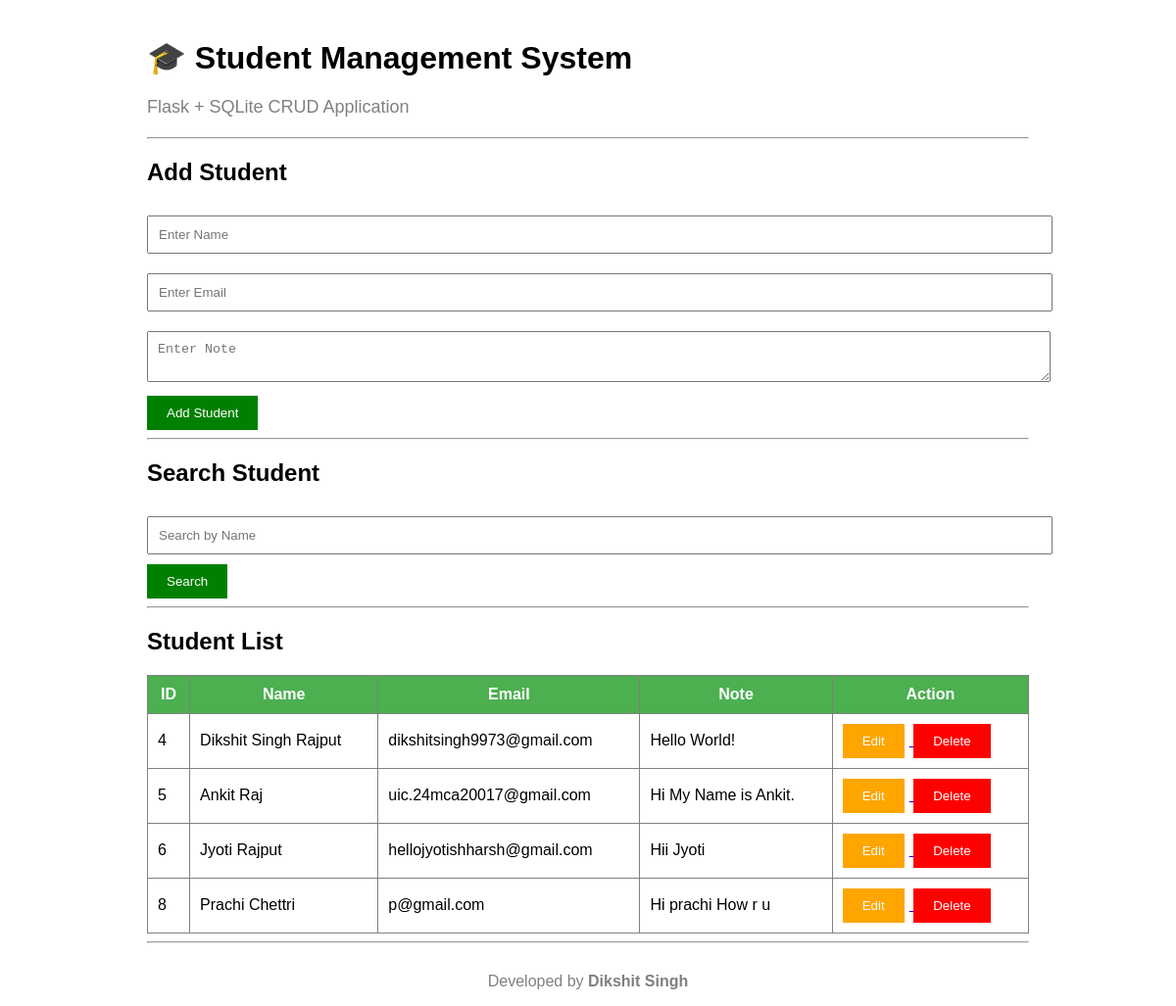
The page / on the database its author committed.
### tables this page shows
CREATE TABLE students(
            id INTEGER PRIMARY KEY AUTOINCREMENT,
            name TEXT NOT NULL,
            email TEXT NOT NULL,
            note TEXT NOT NULL
        );

### app.py (the view)
@app.route("/")
def home():
    search = request.args.get("search", "")
    conn = sqlite3.connect("database.db")
    cursor = conn.cursor()
    if search:
        cursor.execute(
            "SELECT * FROM students WHERE name LIKE ?",
            ('%' + search + '%',)
        )
    else:
        cursor.execute("SELECT * FROM students")
    students = cursor.fetchall()
    conn.close()
    return render_template(
        "index.html",
        students=students,
        search=search
    )

### templates/index.html (shortened to what this page needs)
<!DOCTYPE html>
<html lang="en">
<head>
    <link rel="stylesheet"
          href="{{ url_for('static', filename='style.css') }}">
</head>
<body>
    <h1>🎓 Student Management System</h1>
    <p class="subtitle">
        Flask + SQLite CRUD Application
    </p>
    <hr>
    <h2>Add Student</h2>
    <form action="/add" method="POST">
        <input
            type="text"
            name="name"
            placeholder="Enter Name"
            required>
        <input
            type="email"
            name="email"
            placeholder="Enter Email"
            required>
        <textarea
            name="note"
            placeholder="Enter Note"
            required></textarea>
        <button type="submit">
            Add Student
        </button>
    </form>
    <hr>
    <h2>Search Student</h2>
    <form method="GET">
        <input
            type="text"
            name="search"
            placeholder="Search by Name"
            value="{{ search }}">
        <button type="submit">
            Search
        </button>
    </form>
    <hr>
    <h2>Student List</h2>
    <table>
        <tr>
            <th>ID</th>
            <th>Name</th>
            <th>Email</th>
            <th>Note</th>
            <th>Action</th>
        </tr>
        {% for student in students %}
        <tr>
            <td>{{ student[0] }}</td>
            <td>{{ student[1] }}</td>
            <td>{{ student[2] }}</td>
            <td>{{ student[3] }}</td>
            <td>
                <a href="/edit/{{ student[0] }}">
                    <button type="button" class="edit">
                        Edit
                    </button>
                </a>
                <a href="/delete/{{ student[0] }}"
                   onclick="return confirm('Are you sure you want to delete this student?');">
                    <button type="button" class="delete">
                        Delete
                    </button>
                </a>
            </td>
        </tr>
        {% endfor %}
    </table>
    <hr>
    <footer>
        <p>
            Developed by <strong>Dikshit Singh</strong>
        </p>
    </footer>
</body>
</html>

### static/style.css (style rules this page uses)
body { font-family:Arial; width:900px; margin:auto; margin-top:40px; }
input, textarea { width:100%; padding:10px; margin-top:10px; margin-bottom:10px; }
button { padding:10px 20px; background:green; color:white; border:none; cursor:pointer; }
table { width:100%; border-collapse:collapse; margin-top:20px; }
table, th, td { border:1px solid gray; }
th { background:#4CAF50; color:white; padding:10px; }
td { padding:10px; }
.edit { background:orange; }
.delete { background:red; }
.subtitle { color: gray; font-size:18px; margin-bottom:20px; }
.edit { background:orange; color:white; margin-right:5px; }
.delete { background:red; color:white; }
footer { text-align:center; margin-top:30px; color:gray; }

### rows shown on the page
students: id "4", name "Dikshit Singh Rajput", email "dikshitsingh9973@gmail.com", note "Hello World!"
students: id "5", name "Ankit Raj", email "uic.24mca20017@gmail.com", note "Hi My Name is Ankit."
students: id "6", name "Jyoti Rajput", email "hellojyotishharsh@gmail.com", note "Hii Jyoti"
students: id "8", name "Prachi Chettri", email "p@gmail.com", note "Hi prachi How r u"
